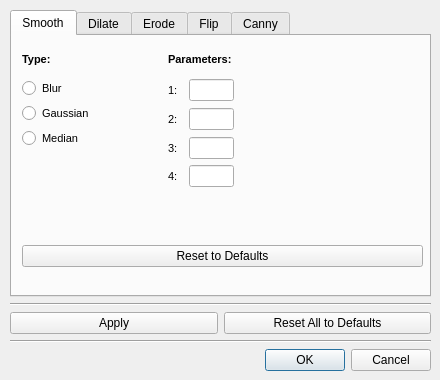
<?xml version="1.0" encoding="UTF-8"?>
<ui version="4.0">
 <class>ImageProcessingSettingsDialog</class>
 <widget class="QDialog" name="ImageProcessingSettingsDialog">
  <property name="geometry">
   <rect>
    <x>0</x>
    <y>0</y>
    <width>440</width>
    <height>380</height>
   </rect>
  </property>
  <property name="windowTitle">
   <string>Image Processing Settings</string>
  </property>
  <widget class="QWidget" name="layoutWidget1">
   <property name="geometry">
    <rect>
     <x>10</x>
     <y>10</y>
     <width>421</width>
     <height>361</height>
    </rect>
   </property>
   <layout class="QVBoxLayout" name="verticalLayout_40">
    <item>
     <widget class="QTabWidget" name="tabWidget">
      <property name="currentIndex">
       <number>0</number>
      </property>
      <widget class="QWidget" name="smoothTab_5">
       <attribute name="title">
        <string>Smooth</string>
       </attribute>
       <widget class="QWidget" name="layoutWidget2_5">
        <property name="geometry">
         <rect>
          <x>10</x>
          <y>10</y>
          <width>401</width>
          <height>221</height>
         </rect>
        </property>
        <layout class="QVBoxLayout" name="verticalLayout_41">
         <item>
          <layout class="QHBoxLayout" name="horizontalLayout_48">
           <item>
            <layout class="QVBoxLayout" name="verticalLayout_42">
             <item>
              <widget class="QLabel" name="label_68">
               <property name="sizePolicy">
                <sizepolicy hsizetype="Preferred" vsizetype="Minimum">
                 <horstretch>0</horstretch>
                 <verstretch>0</verstretch>
                </sizepolicy>
               </property>
               <property name="minimumSize">
                <size>
                 <width>0</width>
                 <height>27</height>
                </size>
               </property>
               <property name="maximumSize">
                <size>
                 <width>140</width>
                 <height>27</height>
                </size>
               </property>
               <property name="font">
                <font>
                 <pointsize>8</pointsize>
                 <weight>75</weight>
                 <bold>true</bold>
                </font>
               </property>
               <property name="text">
                <string>Type:</string>
               </property>
              </widget>
             </item>
             <item>
              <layout class="QVBoxLayout" name="verticalLayout_43">
               <item>
                <widget class="QRadioButton" name="smoothBlurButton">
                 <property name="maximumSize">
                  <size>
                   <width>140</width>
                   <height>16777215</height>
                  </size>
                 </property>
                 <property name="font">
                  <font>
                   <pointsize>8</pointsize>
                  </font>
                 </property>
                 <property name="text">
                  <string>Blur</string>
                 </property>
                 <attribute name="buttonGroup">
                  <string notr="true">smoothTypeGroup</string>
                 </attribute>
                </widget>
               </item>
               <item>
                <widget class="QRadioButton" name="smoothGaussianButton">
                 <property name="maximumSize">
                  <size>
                   <width>140</width>
                   <height>16777215</height>
                  </size>
                 </property>
                 <property name="font">
                  <font>
                   <pointsize>8</pointsize>
                  </font>
                 </property>
                 <property name="text">
                  <string>Gaussian</string>
                 </property>
                 <attribute name="buttonGroup">
                  <string notr="true">smoothTypeGroup</string>
                 </attribute>
                </widget>
               </item>
               <item>
                <widget class="QRadioButton" name="smoothMedianButton">
                 <property name="maximumSize">
                  <size>
                   <width>140</width>
                   <height>16777215</height>
                  </size>
                 </property>
                 <property name="font">
                  <font>
                   <pointsize>8</pointsize>
                  </font>
                 </property>
                 <property name="text">
                  <string>Median</string>
                 </property>
                 <attribute name="buttonGroup">
                  <string notr="true">smoothTypeGroup</string>
                 </attribute>
                </widget>
               </item>
               <item>
                <spacer name="verticalSpacer_29">
                 <property name="orientation">
                  <enum>Qt::Vertical</enum>
                 </property>
                 <property name="sizeHint" stdset="0">
                  <size>
                   <width>20</width>
                   <height>40</height>
                  </size>
                 </property>
                </spacer>
               </item>
              </layout>
             </item>
            </layout>
           </item>
           <item>
            <layout class="QVBoxLayout" name="verticalLayout_44">
             <item>
              <widget class="QLabel" name="label_69">
               <property name="minimumSize">
                <size>
                 <width>0</width>
                 <height>27</height>
                </size>
               </property>
               <property name="maximumSize">
                <size>
                 <width>16777215</width>
                 <height>27</height>
                </size>
               </property>
               <property name="font">
                <font>
                 <pointsize>8</pointsize>
                 <weight>75</weight>
                 <bold>true</bold>
                </font>
               </property>
               <property name="text">
                <string>Parameters:</string>
               </property>
              </widget>
             </item>
             <item>
              <layout class="QVBoxLayout" name="verticalLayout_45">
               <item>
                <layout class="QHBoxLayout" name="horizontalLayout_49">
                 <item>
                  <widget class="QLabel" name="label_70">
                   <property name="sizePolicy">
                    <sizepolicy hsizetype="Minimum" vsizetype="Preferred">
                     <horstretch>0</horstretch>
                     <verstretch>0</verstretch>
                    </sizepolicy>
                   </property>
                   <property name="minimumSize">
                    <size>
                     <width>15</width>
                     <height>0</height>
                    </size>
                   </property>
                   <property name="maximumSize">
                    <size>
                     <width>15</width>
                     <height>16777215</height>
                    </size>
                   </property>
                   <property name="font">
                    <font>
                     <pointsize>8</pointsize>
                    </font>
                   </property>
                   <property name="text">
                    <string>1:</string>
                   </property>
                  </widget>
                 </item>
                 <item>
                  <widget class="QLineEdit" name="smoothParam1Edit">
                   <property name="sizePolicy">
                    <sizepolicy hsizetype="Minimum" vsizetype="Fixed">
                     <horstretch>0</horstretch>
                     <verstretch>0</verstretch>
                    </sizepolicy>
                   </property>
                   <property name="minimumSize">
                    <size>
                     <width>45</width>
                     <height>0</height>
                    </size>
                   </property>
                   <property name="maximumSize">
                    <size>
                     <width>45</width>
                     <height>16777215</height>
                    </size>
                   </property>
                   <property name="font">
                    <font>
                     <pointsize>8</pointsize>
                    </font>
                   </property>
                  </widget>
                 </item>
                 <item>
                  <widget class="QLabel" name="smoothParam1RangeLabel">
                   <property name="font">
                    <font>
                     <pointsize>8</pointsize>
                     <weight>75</weight>
                     <bold>true</bold>
                    </font>
                   </property>
                   <property name="text">
                    <string/>
                   </property>
                  </widget>
                 </item>
                 <item>
                  <widget class="QLabel" name="smoothParam1Label">
                   <property name="font">
                    <font>
                     <pointsize>8</pointsize>
                    </font>
                   </property>
                   <property name="text">
                    <string/>
                   </property>
                  </widget>
                 </item>
                </layout>
               </item>
               <item>
                <layout class="QHBoxLayout" name="horizontalLayout_50">
                 <item>
                  <widget class="QLabel" name="label_71">
                   <property name="sizePolicy">
                    <sizepolicy hsizetype="Minimum" vsizetype="Preferred">
                     <horstretch>0</horstretch>
                     <verstretch>0</verstretch>
                    </sizepolicy>
                   </property>
                   <property name="minimumSize">
                    <size>
                     <width>15</width>
                     <height>0</height>
                    </size>
                   </property>
                   <property name="maximumSize">
                    <size>
                     <width>15</width>
                     <height>16777215</height>
                    </size>
                   </property>
                   <property name="font">
                    <font>
                     <pointsize>8</pointsize>
                    </font>
                   </property>
                   <property name="text">
                    <string>2:</string>
                   </property>
                  </widget>
                 </item>
                 <item>
                  <widget class="QLineEdit" name="smoothParam2Edit">
                   <property name="sizePolicy">
                    <sizepolicy hsizetype="Minimum" vsizetype="Fixed">
                     <horstretch>0</horstretch>
                     <verstretch>0</verstretch>
                    </sizepolicy>
                   </property>
                   <property name="minimumSize">
                    <size>
                     <width>45</width>
                     <height>0</height>
                    </size>
                   </property>
                   <property name="maximumSize">
                    <size>
                     <width>45</width>
                     <height>16777215</height>
                    </size>
                   </property>
                   <property name="font">
                    <font>
                     <pointsize>8</pointsize>
                    </font>
                   </property>
                  </widget>
                 </item>
                 <item>
                  <widget class="QLabel" name="smoothParam2RangeLabel">
                   <property name="font">
                    <font>
                     <pointsize>8</pointsize>
                     <weight>75</weight>
                     <bold>true</bold>
                    </font>
                   </property>
                   <property name="text">
                    <string/>
                   </property>
                  </widget>
                 </item>
                 <item>
                  <widget class="QLabel" name="smoothParam2Label">
                   <property name="font">
                    <font>
                     <pointsize>8</pointsize>
                    </font>
                   </property>
                   <property name="text">
                    <string/>
                   </property>
                  </widget>
                 </item>
                </layout>
               </item>
               <item>
                <layout class="QHBoxLayout" name="horizontalLayout_51">
                 <item>
                  <widget class="QLabel" name="label_72">
                   <property name="sizePolicy">
                    <sizepolicy hsizetype="Minimum" vsizetype="Preferred">
                     <horstretch>0</horstretch>
                     <verstretch>0</verstretch>
                    </sizepolicy>
                   </property>
                   <property name="minimumSize">
                    <size>
                     <width>15</width>
                     <height>0</height>
                    </size>
                   </property>
                   <property name="maximumSize">
                    <size>
                     <width>15</width>
                     <height>16777215</height>
                    </size>
                   </property>
                   <property name="font">
                    <font>
                     <pointsize>8</pointsize>
                    </font>
                   </property>
                   <property name="text">
                    <string>3:</string>
                   </property>
                  </widget>
                 </item>
                 <item>
                  <widget class="QLineEdit" name="smoothParam3Edit">
                   <property name="sizePolicy">
                    <sizepolicy hsizetype="Minimum" vsizetype="Fixed">
                     <horstretch>0</horstretch>
                     <verstretch>0</verstretch>
                    </sizepolicy>
                   </property>
                   <property name="minimumSize">
                    <size>
                     <width>45</width>
                     <height>0</height>
                    </size>
                   </property>
                   <property name="maximumSize">
                    <size>
                     <width>45</width>
                     <height>16777215</height>
                    </size>
                   </property>
                   <property name="font">
                    <font>
                     <pointsize>8</pointsize>
                    </font>
                   </property>
                  </widget>
                 </item>
                 <item>
                  <widget class="QLabel" name="smoothParam3RangeLabel">
                   <property name="font">
                    <font>
                     <pointsize>8</pointsize>
                     <weight>75</weight>
                     <bold>true</bold>
                    </font>
                   </property>
                   <property name="text">
                    <string/>
                   </property>
                  </widget>
                 </item>
                 <item>
                  <widget class="QLabel" name="smoothParam3Label">
                   <property name="font">
                    <font>
                     <pointsize>8</pointsize>
                    </font>
                   </property>
                   <property name="text">
                    <string/>
                   </property>
                  </widget>
                 </item>
                </layout>
               </item>
               <item>
                <layout class="QHBoxLayout" name="horizontalLayout_52">
                 <item>
                  <widget class="QLabel" name="label_73">
                   <property name="sizePolicy">
                    <sizepolicy hsizetype="Minimum" vsizetype="Preferred">
                     <horstretch>0</horstretch>
                     <verstretch>0</verstretch>
                    </sizepolicy>
                   </property>
                   <property name="minimumSize">
                    <size>
                     <width>15</width>
                     <height>0</height>
                    </size>
                   </property>
                   <property name="maximumSize">
                    <size>
                     <width>15</width>
                     <height>16777215</height>
                    </size>
                   </property>
                   <property name="font">
                    <font>
                     <pointsize>8</pointsize>
                    </font>
                   </property>
                   <property name="text">
                    <string>4:</string>
                   </property>
                  </widget>
                 </item>
                 <item>
                  <widget class="QLineEdit" name="smoothParam4Edit">
                   <property name="sizePolicy">
                    <sizepolicy hsizetype="Minimum" vsizetype="Fixed">
                     <horstretch>0</horstretch>
                     <verstretch>0</verstretch>
                    </sizepolicy>
                   </property>
                   <property name="minimumSize">
                    <size>
                     <width>45</width>
                     <height>0</height>
                    </size>
                   </property>
                   <property name="maximumSize">
                    <size>
                     <width>45</width>
                     <height>16777215</height>
                    </size>
                   </property>
                   <property name="font">
                    <font>
                     <pointsize>8</pointsize>
                    </font>
                   </property>
                  </widget>
                 </item>
                 <item>
                  <widget class="QLabel" name="smoothParam4RangeLabel">
                   <property name="font">
                    <font>
                     <pointsize>8</pointsize>
                     <weight>75</weight>
                     <bold>true</bold>
                    </font>
                   </property>
                   <property name="text">
                    <string/>
                   </property>
                  </widget>
                 </item>
                 <item>
                  <widget class="QLabel" name="smoothParam4Label">
                   <property name="font">
                    <font>
                     <pointsize>8</pointsize>
                    </font>
                   </property>
                   <property name="text">
                    <string/>
                   </property>
                  </widget>
                 </item>
                </layout>
               </item>
              </layout>
             </item>
            </layout>
           </item>
          </layout>
         </item>
         <item>
          <spacer name="verticalSpacer_31">
           <property name="orientation">
            <enum>Qt::Vertical</enum>
           </property>
           <property name="sizeHint" stdset="0">
            <size>
             <width>20</width>
             <height>40</height>
            </size>
           </property>
          </spacer>
         </item>
         <item>
          <widget class="QPushButton" name="resetSmoothToDefaultsButton">
           <property name="text">
            <string>Reset to Defaults</string>
           </property>
          </widget>
         </item>
        </layout>
       </widget>
      </widget>
      <widget class="QWidget" name="dilateTab_5">
       <attribute name="title">
        <string>Dilate</string>
       </attribute>
       <widget class="QWidget" name="layoutWidget3_5">
        <property name="geometry">
         <rect>
          <x>10</x>
          <y>10</y>
          <width>401</width>
          <height>221</height>
         </rect>
        </property>
        <layout class="QVBoxLayout" name="verticalLayout_46">
         <item>
          <layout class="QHBoxLayout" name="horizontalLayout_53">
           <item>
            <widget class="QLabel" name="label_74">
             <property name="minimumSize">
              <size>
               <width>0</width>
               <height>27</height>
              </size>
             </property>
             <property name="font">
              <font>
               <pointsize>8</pointsize>
               <weight>75</weight>
               <bold>true</bold>
              </font>
             </property>
             <property name="text">
              <string>Number of iterations:</string>
             </property>
            </widget>
           </item>
           <item>
            <widget class="QLineEdit" name="dilateIterationsEdit">
             <property name="sizePolicy">
              <sizepolicy hsizetype="Minimum" vsizetype="Fixed">
               <horstretch>0</horstretch>
               <verstretch>0</verstretch>
              </sizepolicy>
             </property>
             <property name="minimumSize">
              <size>
               <width>50</width>
               <height>27</height>
              </size>
             </property>
             <property name="maximumSize">
              <size>
               <width>50</width>
               <height>16777215</height>
              </size>
             </property>
             <property name="font">
              <font>
               <pointsize>8</pointsize>
              </font>
             </property>
            </widget>
           </item>
           <item>
            <widget class="QLabel" name="label_75">
             <property name="minimumSize">
              <size>
               <width>0</width>
               <height>27</height>
              </size>
             </property>
             <property name="font">
              <font>
               <pointsize>8</pointsize>
               <weight>75</weight>
               <bold>true</bold>
              </font>
             </property>
             <property name="text">
              <string>[1-999]</string>
             </property>
            </widget>
           </item>
          </layout>
         </item>
         <item>
          <spacer name="verticalSpacer_32">
           <property name="orientation">
            <enum>Qt::Vertical</enum>
           </property>
           <property name="sizeHint" stdset="0">
            <size>
             <width>20</width>
             <height>40</height>
            </size>
           </property>
          </spacer>
         </item>
         <item>
          <widget class="QPushButton" name="resetDilateToDefaultsButton">
           <property name="text">
            <string>Reset to Defaults</string>
           </property>
          </widget>
         </item>
        </layout>
       </widget>
      </widget>
      <widget class="QWidget" name="erodeTab_5">
       <attribute name="title">
        <string>Erode</string>
       </attribute>
       <widget class="QWidget" name="layoutWidget4_5">
        <property name="geometry">
         <rect>
          <x>10</x>
          <y>10</y>
          <width>401</width>
          <height>221</height>
         </rect>
        </property>
        <layout class="QVBoxLayout" name="verticalLayout_47">
         <item>
          <layout class="QHBoxLayout" name="horizontalLayout_54">
           <item>
            <widget class="QLabel" name="label_76">
             <property name="minimumSize">
              <size>
               <width>0</width>
               <height>27</height>
              </size>
             </property>
             <property name="font">
              <font>
               <pointsize>8</pointsize>
               <weight>75</weight>
               <bold>true</bold>
              </font>
             </property>
             <property name="text">
              <string>Number of iterations:</string>
             </property>
            </widget>
           </item>
           <item>
            <widget class="QLineEdit" name="erodeIterationsEdit">
             <property name="sizePolicy">
              <sizepolicy hsizetype="Minimum" vsizetype="Fixed">
               <horstretch>0</horstretch>
               <verstretch>0</verstretch>
              </sizepolicy>
             </property>
             <property name="minimumSize">
              <size>
               <width>50</width>
               <height>27</height>
              </size>
             </property>
             <property name="maximumSize">
              <size>
               <width>50</width>
               <height>16777215</height>
              </size>
             </property>
             <property name="font">
              <font>
               <pointsize>8</pointsize>
              </font>
             </property>
            </widget>
           </item>
           <item>
            <widget class="QLabel" name="label_77">
             <property name="minimumSize">
              <size>
               <width>0</width>
               <height>27</height>
              </size>
             </property>
             <property name="font">
              <font>
               <pointsize>8</pointsize>
               <weight>75</weight>
               <bold>true</bold>
              </font>
             </property>
             <property name="text">
              <string>[1-999]</string>
             </property>
            </widget>
           </item>
          </layout>
         </item>
         <item>
          <spacer name="verticalSpacer_33">
           <property name="orientation">
            <enum>Qt::Vertical</enum>
           </property>
           <property name="sizeHint" stdset="0">
            <size>
             <width>20</width>
             <height>40</height>
            </size>
           </property>
          </spacer>
         </item>
         <item>
          <widget class="QPushButton" name="resetErodeToDefaultsButton">
           <property name="text">
            <string>Reset to Defaults</string>
           </property>
          </widget>
         </item>
        </layout>
       </widget>
      </widget>
      <widget class="QWidget" name="flipTab_5">
       <attribute name="title">
        <string>Flip</string>
       </attribute>
       <widget class="QWidget" name="layoutWidget5_5">
        <property name="geometry">
         <rect>
          <x>10</x>
          <y>10</y>
          <width>401</width>
          <height>221</height>
         </rect>
        </property>
        <layout class="QVBoxLayout" name="verticalLayout_48">
         <item>
          <layout class="QHBoxLayout" name="horizontalLayout_55">
           <item>
            <widget class="QLabel" name="label_78">
             <property name="sizePolicy">
              <sizepolicy hsizetype="Preferred" vsizetype="Minimum">
               <horstretch>0</horstretch>
               <verstretch>0</verstretch>
              </sizepolicy>
             </property>
             <property name="minimumSize">
              <size>
               <width>0</width>
               <height>27</height>
              </size>
             </property>
             <property name="maximumSize">
              <size>
               <width>16777215</width>
               <height>27</height>
              </size>
             </property>
             <property name="font">
              <font>
               <pointsize>8</pointsize>
               <weight>75</weight>
               <bold>true</bold>
              </font>
             </property>
             <property name="text">
              <string>Mode:</string>
             </property>
            </widget>
           </item>
           <item>
            <widget class="QRadioButton" name="flipXAxisButton">
             <property name="font">
              <font>
               <pointsize>8</pointsize>
              </font>
             </property>
             <property name="text">
              <string>X-axis</string>
             </property>
             <attribute name="buttonGroup">
              <string notr="true">flipCodeGroup</string>
             </attribute>
            </widget>
           </item>
           <item>
            <widget class="QRadioButton" name="flipYAxisButton">
             <property name="font">
              <font>
               <pointsize>8</pointsize>
              </font>
             </property>
             <property name="text">
              <string>Y-axis</string>
             </property>
             <attribute name="buttonGroup">
              <string notr="true">flipCodeGroup</string>
             </attribute>
            </widget>
           </item>
           <item>
            <widget class="QRadioButton" name="flipBothAxesButton">
             <property name="font">
              <font>
               <pointsize>8</pointsize>
              </font>
             </property>
             <property name="text">
              <string>Both axes</string>
             </property>
             <attribute name="buttonGroup">
              <string notr="true">flipCodeGroup</string>
             </attribute>
            </widget>
           </item>
          </layout>
         </item>
         <item>
          <spacer name="verticalSpacer_34">
           <property name="orientation">
            <enum>Qt::Vertical</enum>
           </property>
           <property name="sizeHint" stdset="0">
            <size>
             <width>20</width>
             <height>40</height>
            </size>
           </property>
          </spacer>
         </item>
         <item>
          <widget class="QPushButton" name="resetFlipToDefaultsButton">
           <property name="text">
            <string>Reset to Defaults</string>
           </property>
          </widget>
         </item>
        </layout>
       </widget>
      </widget>
      <widget class="QWidget" name="cannyTab_5">
       <attribute name="title">
        <string>Canny</string>
       </attribute>
       <widget class="QWidget" name="layoutWidget6_5">
        <property name="geometry">
         <rect>
          <x>10</x>
          <y>10</y>
          <width>401</width>
          <height>221</height>
         </rect>
        </property>
        <layout class="QVBoxLayout" name="verticalLayout_49">
         <item>
          <layout class="QHBoxLayout" name="horizontalLayout_56">
           <item>
            <widget class="QLabel" name="label_79">
             <property name="minimumSize">
              <size>
               <width>0</width>
               <height>27</height>
              </size>
             </property>
             <property name="font">
              <font>
               <pointsize>8</pointsize>
               <weight>75</weight>
               <bold>true</bold>
              </font>
             </property>
             <property name="text">
              <string>Threshold 1:</string>
             </property>
            </widget>
           </item>
           <item>
            <widget class="QLineEdit" name="cannyThresh1Edit">
             <property name="sizePolicy">
              <sizepolicy hsizetype="Minimum" vsizetype="Fixed">
               <horstretch>0</horstretch>
               <verstretch>0</verstretch>
              </sizepolicy>
             </property>
             <property name="minimumSize">
              <size>
               <width>50</width>
               <height>27</height>
              </size>
             </property>
             <property name="maximumSize">
              <size>
               <width>50</width>
               <height>16777215</height>
              </size>
             </property>
             <property name="font">
              <font>
               <pointsize>8</pointsize>
              </font>
             </property>
            </widget>
           </item>
           <item>
            <widget class="QLabel" name="label_80">
             <property name="minimumSize">
              <size>
               <width>0</width>
               <height>27</height>
              </size>
             </property>
             <property name="font">
              <font>
               <pointsize>8</pointsize>
               <weight>75</weight>
               <bold>true</bold>
              </font>
             </property>
             <property name="text">
              <string>[0-999]</string>
             </property>
            </widget>
           </item>
          </layout>
         </item>
         <item>
          <layout class="QHBoxLayout" name="horizontalLayout_57">
           <item>
            <widget class="QLabel" name="label_81">
             <property name="minimumSize">
              <size>
               <width>0</width>
               <height>27</height>
              </size>
             </property>
             <property name="font">
              <font>
               <pointsize>8</pointsize>
               <weight>75</weight>
               <bold>true</bold>
              </font>
             </property>
             <property name="text">
              <string>Threshold 2:</string>
             </property>
            </widget>
           </item>
           <item>
            <widget class="QLineEdit" name="cannyThresh2Edit">
             <property name="sizePolicy">
              <sizepolicy hsizetype="Minimum" vsizetype="Fixed">
               <horstretch>0</horstretch>
               <verstretch>0</verstretch>
              </sizepolicy>
             </property>
             <property name="minimumSize">
              <size>
               <width>50</width>
               <height>27</height>
              </size>
             </property>
             <property name="maximumSize">
              <size>
               <width>50</width>
               <height>16777215</height>
              </size>
             </property>
             <property name="font">
              <font>
               <pointsize>8</pointsize>
              </font>
             </property>
            </widget>
           </item>
           <item>
            <widget class="QLabel" name="label_82">
             <property name="minimumSize">
              <size>
               <width>0</width>
               <height>27</height>
              </size>
             </property>
             <property name="font">
              <font>
               <pointsize>8</pointsize>
               <weight>75</weight>
               <bold>true</bold>
              </font>
             </property>
             <property name="text">
              <string>[0-999]</string>
             </property>
            </widget>
           </item>
          </layout>
         </item>
         <item>
          <layout class="QHBoxLayout" name="horizontalLayout_58">
           <item>
            <widget class="QLabel" name="label_83">
             <property name="minimumSize">
              <size>
               <width>0</width>
               <height>27</height>
              </size>
             </property>
             <property name="font">
              <font>
               <pointsize>8</pointsize>
               <weight>75</weight>
               <bold>true</bold>
              </font>
             </property>
             <property name="text">
              <string>Aperture Size:</string>
             </property>
            </widget>
           </item>
           <item>
            <widget class="QLineEdit" name="cannyApertureSizeEdit">
             <property name="sizePolicy">
              <sizepolicy hsizetype="Minimum" vsizetype="Fixed">
               <horstretch>0</horstretch>
               <verstretch>0</verstretch>
              </sizepolicy>
             </property>
             <property name="minimumSize">
              <size>
               <width>50</width>
               <height>27</height>
              </size>
             </property>
             <property name="maximumSize">
              <size>
               <width>50</width>
               <height>16777215</height>
              </size>
             </property>
             <property name="font">
              <font>
               <pointsize>8</pointsize>
              </font>
             </property>
            </widget>
           </item>
           <item>
            <widget class="QLabel" name="label_84">
             <property name="minimumSize">
              <size>
               <width>0</width>
               <height>27</height>
              </size>
             </property>
             <property name="font">
              <font>
               <pointsize>8</pointsize>
               <weight>75</weight>
               <bold>true</bold>
              </font>
             </property>
             <property name="text">
              <string>[3/5/7]</string>
             </property>
            </widget>
           </item>
          </layout>
         </item>
         <item>
          <widget class="QCheckBox" name="cannyL2NormCheckBox">
           <property name="minimumSize">
            <size>
             <width>0</width>
             <height>27</height>
            </size>
           </property>
           <property name="font">
            <font>
             <pointsize>8</pointsize>
             <weight>75</weight>
             <bold>true</bold>
            </font>
           </property>
           <property name="text">
            <string>Use L2-norm</string>
           </property>
          </widget>
         </item>
         <item>
          <spacer name="verticalSpacer_35">
           <property name="orientation">
            <enum>Qt::Vertical</enum>
           </property>
           <property name="sizeHint" stdset="0">
            <size>
             <width>20</width>
             <height>40</height>
            </size>
           </property>
          </spacer>
         </item>
         <item>
          <widget class="QPushButton" name="resetCannyToDefaultsButton">
           <property name="text">
            <string>Reset to Defaults</string>
           </property>
          </widget>
         </item>
        </layout>
       </widget>
      </widget>
     </widget>
    </item>
    <item>
     <widget class="Line" name="line_9">
      <property name="orientation">
       <enum>Qt::Horizontal</enum>
      </property>
     </widget>
    </item>
    <item>
     <layout class="QHBoxLayout" name="horizontalLayout_59">
      <item>
       <widget class="QPushButton" name="applyButton">
        <property name="text">
         <string>Apply</string>
        </property>
       </widget>
      </item>
      <item>
       <widget class="QPushButton" name="resetAllToDefaultsButton">
        <property name="text">
         <string>Reset All to Defaults</string>
        </property>
       </widget>
      </item>
     </layout>
    </item>
    <item>
     <widget class="Line" name="line_10">
      <property name="orientation">
       <enum>Qt::Horizontal</enum>
      </property>
     </widget>
    </item>
    <item>
     <widget class="QDialogButtonBox" name="okCancelBox">
      <property name="orientation">
       <enum>Qt::Horizontal</enum>
      </property>
      <property name="standardButtons">
       <set>QDialogButtonBox::Cancel|QDialogButtonBox::Ok</set>
      </property>
     </widget>
    </item>
   </layout>
  </widget>
 </widget>
 <tabstops>
  <tabstop>tabWidget</tabstop>
  <tabstop>applyButton</tabstop>
  <tabstop>resetAllToDefaultsButton</tabstop>
  <tabstop>okCancelBox</tabstop>
  <tabstop>smoothBlurButton</tabstop>
  <tabstop>smoothGaussianButton</tabstop>
  <tabstop>smoothMedianButton</tabstop>
  <tabstop>smoothParam1Edit</tabstop>
  <tabstop>smoothParam2Edit</tabstop>
  <tabstop>smoothParam3Edit</tabstop>
  <tabstop>smoothParam4Edit</tabstop>
  <tabstop>resetSmoothToDefaultsButton</tabstop>
  <tabstop>dilateIterationsEdit</tabstop>
  <tabstop>resetDilateToDefaultsButton</tabstop>
  <tabstop>erodeIterationsEdit</tabstop>
  <tabstop>resetErodeToDefaultsButton</tabstop>
  <tabstop>flipXAxisButton</tabstop>
  <tabstop>flipYAxisButton</tabstop>
  <tabstop>flipBothAxesButton</tabstop>
  <tabstop>resetFlipToDefaultsButton</tabstop>
  <tabstop>cannyThresh1Edit</tabstop>
  <tabstop>cannyThresh2Edit</tabstop>
  <tabstop>cannyApertureSizeEdit</tabstop>
  <tabstop>cannyL2NormCheckBox</tabstop>
  <tabstop>resetCannyToDefaultsButton</tabstop>
 </tabstops>
 <resources/>
 <connections>
  <connection>
   <sender>okCancelBox</sender>
   <signal>accepted()</signal>
   <receiver>ImageProcessingSettingsDialog</receiver>
   <slot>accept()</slot>
   <hints>
    <hint type="sourcelabel">
     <x>220</x>
     <y>356</y>
    </hint>
    <hint type="destinationlabel">
     <x>219</x>
     <y>189</y>
    </hint>
   </hints>
  </connection>
  <connection>
   <sender>okCancelBox</sender>
   <signal>rejected()</signal>
   <receiver>ImageProcessingSettingsDialog</receiver>
   <slot>reject()</slot>
   <hints>
    <hint type="sourcelabel">
     <x>220</x>
     <y>356</y>
    </hint>
    <hint type="destinationlabel">
     <x>219</x>
     <y>189</y>
    </hint>
   </hints>
  </connection>
 </connections>
 <buttongroups>
  <buttongroup name="flipCodeGroup"/>
  <buttongroup name="smoothTypeGroup"/>
 </buttongroups>
</ui>
